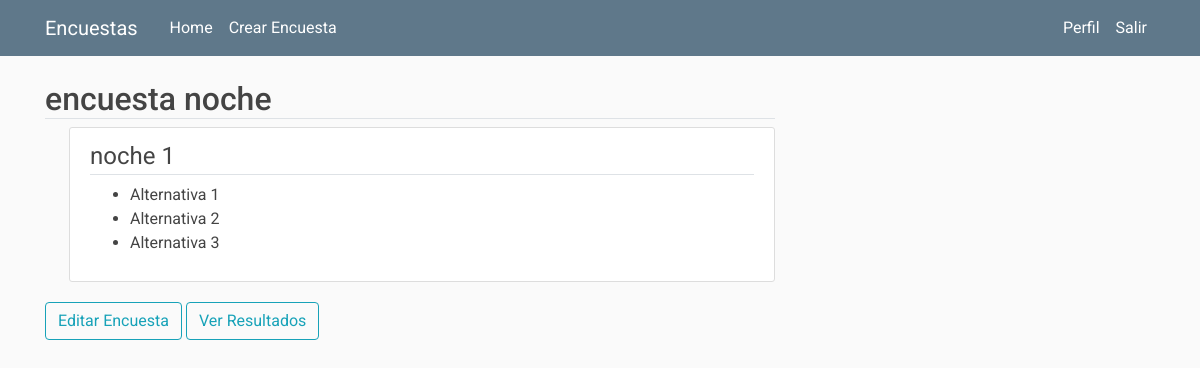
/encuesta/2 (signed in), run on an earlier commit of the app's database.
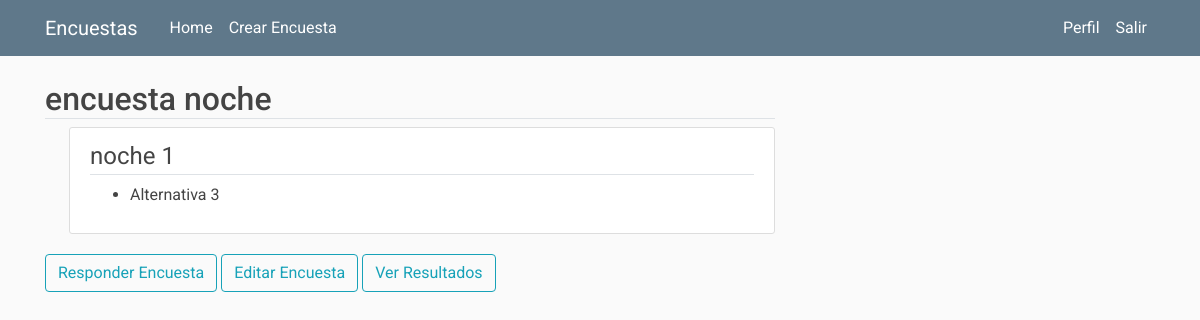
And on a later commit of the database.
### encuestas/models.py (models this page shows)
class Pregunta(db.Model):
    id = db.Column(db.Integer, primary_key = True)
    title = db.Column(db.String(100), nullable = False)
    encuesta_id = db.Column(db.Integer, db.ForeignKey('encuesta.id'), nullable = False)
    items = db.relationship('Item', backref = 'options', lazy = True)

class Item(db.Model):
    id = db.Column(db.Integer, primary_key = True)
    description = db.Column(db.String(1000), nullable = False)
    pregunta_id = db.Column(db.Integer, db.ForeignKey('pregunta.id'), nullable = False)

### encuestas/routes.py (the view)
@app.route("/encuesta/<int:encuesta_id>", methods=['GET', 'POST'])
def encuesta(encuesta_id):
    encuesta = Encuesta.query.get_or_404(encuesta_id)
    preguntas = Pregunta.query.filter_by(encuesta_id = encuesta_id)
    id_preguntas = []
    for preg in preguntas:
        id_preguntas.append(preg.id)
    items = Item.query.filter(Item.pregunta_id.in_(id_preguntas))
    boton_editar = False
    boton_respuestas = False
    if current_user.is_authenticated:
        print("user is auth")
        encuestas_propias = Encuesta.query.filter_by(user_id = current_user.username)
        for encuestas in encuestas_propias:
            if encuestas.id == encuesta_id:
                boton_respuestas = True
                boton_editar = True
                break
    return render_template('encuesta.html',
        title= 'Encuesta',
        encuesta = encuesta,
        preguntas = preguntas,
        items = items,
        boton_editar = boton_editar,
        boton_respuestas = boton_respuestas
    )

### encuestas/models.py (called while the page is built)
@login_manager_.user_loader
def load_user(user_id):
    return User.query.get(int(user_id))

### encuestas/templates/encuesta.html
{% extends "layout.html" %} {% block content %}
<h2 class="border-bottom mb-2">{{ encuesta.title}}</h2>
{%for pregunta in preguntas%}
<div class="content-section ml-4">
    <fieldset class="form-group mb-0">
        <legend class="border-bottom">{{pregunta.title}}</legend>
    </fieldset>
    <ul>
        {%for item in items%} {%if pregunta.id == item.pregunta_id%}
        <li>{{item.description}}</li>
        {%endif%} {%endfor%}
    </ul>
</div>
{%endfor%}
{%if encuesta.estado == "publicada"%}
<a class="btn btn-outline-info"
   href="{{ url_for('responder_encuesta', encuesta_id=encuesta.id) }}">Responder Encuesta</a>
{%endif%}
{%if encuesta.estado != "cerrada" and boton_editar%}
    <a class="btn btn-outline-info"
        href="{{ url_for('editar_encuesta', encuesta_id=encuesta.id) }}">Editar Encuesta</a>
{%endif%}
{%if encuesta.user_id == current_user.username%}
    <a class="btn btn-outline-info"
        href="{{ url_for('resultados_encuesta',encuesta_id = encuesta.id)  }}">Ver Resultados</a>
{%endif%}
{% endblock content %}

What changed in the data, as far as the page shows it:
removed Item: description "Alternativa 1"
removed Item: description "Alternativa 2"
changed Encuesta "encuesta noche": estado "creada" → "publicada" (drawn)
Also different on the page:
text now shown: "Responder Encuesta"
